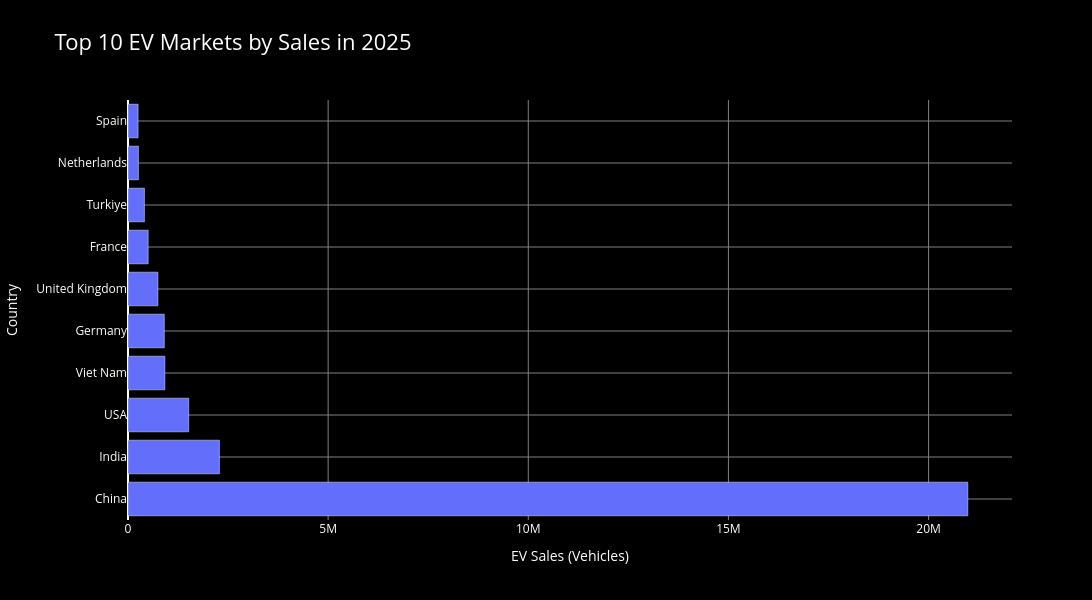

Notebook code for this chart:
### Code cell
# PART 35: Visualize top 10 EV markets in 2025

top_10_countries = country_sales_2025.head(10)

fig = px.bar(
    top_10_countries,
    x="value",
    y="region_country",
    orientation="h",
    title="Top 10 EV Markets by Sales in 2025",
    labels={
        "value":"EV Sales (Vehicles)",
        "region_country":"Country"
    }
)

fig.update_layout(
    width=1200,
    height=600,
    paper_bgcolor="black",
    plot_bgcolor="black",
    font=dict(color="white"),
    title_font=dict(color="white",size=22),
    xaxis=dict(
        title="EV Sales (Vehicles)",
        color="white",
        gridcolor="gray"
    ),
    yaxis=dict(
        title="Country",
        color="white",
        gridcolor="gray"
    )
)

fig.show()

### Figure 1 — Plotly figure (JSON) as saved in the notebook; plotly's stock layout.template omitted (floating-point values rounded to 4 significant figures)
{"data": [{"hovertemplate": "EV Sales (Vehicles)=%{x}<br>Country=%{y}<extra></extra>", "legendgroup": "", "marker": {"color": "#636efa", "pattern": {"shape": ""}}, "name": "", "orientation": "h", "showlegend": false, "textposition": "auto", "type": "bar", "x": [20980000.0, 2284000.0, 1516000.0, 920100.0, 906200.0, 746500.0, 503600.0, 410000.0, 260200.0, 251700.0], "xaxis": "x", "y": ["China", "India", "USA", "Viet Nam", "Germany", "United Kingdom", "France", "Turkiye", "Netherlands", "Spain"], "yaxis": "y"}], "layout": {"barmode": "relative", "font": {"color": "white"}, "height": 600, "legend": {"tracegroupgap": 0}, "paper_bgcolor": "black", "plot_bgcolor": "black", "title": {"font": {"color": "white", "size": 22}, "text": "Top 10 EV Markets by Sales in 2025"}, "width": 1200, "xaxis": {"anchor": "y", "color": "white", "domain": [0, 1], "gridcolor": "gray", "title": {"text": "EV Sales (Vehicles)"}}, "yaxis": {"anchor": "x", "color": "white", "domain": [0, 1], "gridcolor": "gray", "title": {"text": "Country"}}}}
